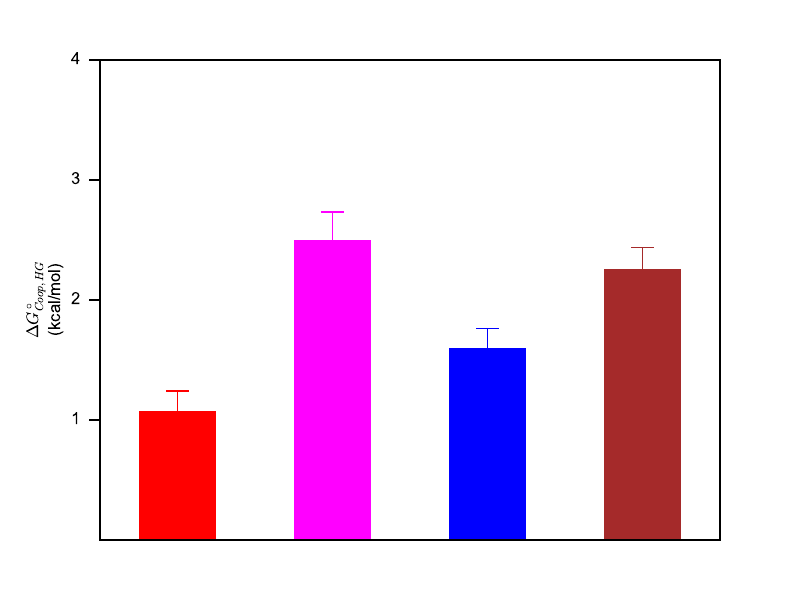

The Python source for this figure:
# Plot delta-melt correlation for Hoogsteen cooperativity
import numpy as np
import matplotlib.pyplot as plt
import matplotlib as mpl
from uncertainties import ufloat
from uncertainties import unumpy
import pandas as pd

def compute_deldelG(wt_filename, mt_filename, label, add_status):
    ''' Compute deldelG at temperature t '''
    global uv_values, uv_error
    wt_data = pd.read_csv(wt_filename)
    mt_data = pd.read_csv(mt_filename)
    wt_delg = ufloat(wt_data[label].iloc[-2], wt_data[label].iloc[-1])
    mt_delg = ufloat(mt_data[label].iloc[-2], mt_data[label].iloc[-1])
    deldelg = mt_delg - wt_delg
    return deldelg

linew = 1
cpsize = 8
fs = 12

mpl.rcParams['font.family'] = 'sans-serif'
mpl.rcParams['font.sans-serif'] = ['Arial']
mpl.rcParams['axes.linewidth'] = 1.0

fig, ax = plt.subplots()

offset_athg = ufloat(0.33, 0.06)
offset_gchg = ufloat(-0.12, 0.07)

# Data
# a6dna m1a16m1g10 
a6dna_m1a16m1g10_ph5p4hs_double = compute_deldelG('a6dna_ph5.4nbhs/test.csv', 'a6dna_m1a16m1g10_ph5.4hsnb/test.csv', 'delG_25C', 0)
a6dna_m1a16m1g10_ph5p4hs_single1 = compute_deldelG('a6dna_ph5.4nbhs/test.csv', 'a6dna_m1g10_keck_ph5.4nbhs/test.csv', 'delG_25C', 0)
a6dna_m1a16m1g10_ph5p4hs_single2 = compute_deldelG('a6dna_ph5.4nbhs/test.csv', 'a6dna_m1a16_ph5.4hsnb/test.csv', 'delG_25C', 0)
a6dna_m1a16m1g10_ph5p4hs_coop = a6dna_m1a16m1g10_ph5p4hs_single1 + a6dna_m1a16m1g10_ph5p4hs_single2 - a6dna_m1a16m1g10_ph5p4hs_double
#print a6dna_m1a16m1g10_ph5p4hs_single1, a6dna_m1a16m1g10_ph5p4hs_single2, a6dna_m1a16m1g10_ph5p4hs_double
print "A6DNA m1A16-m1G10 coop = ", a6dna_m1a16m1g10_ph5p4hs_coop, ' kcal/mol'

# a2dna m1g6-m1g20
a2dna_m1g6m1g20_ph5p4ns_double = compute_deldelG('a2dna_ph5.4hsnb/test.csv', 'a2dna_m1g6m1g20_ph5.4hsnb/test.csv', 'delG_25C', 0)
a2dna_m1g6m1g20_ph5p4ns_single1 = compute_deldelG('a2dna_ph5.4hsnb/test.csv', 'a2dna_m1g6_ph5.4hsnb/test.csv', 'delG_25C', 0)
a2dna_m1g6m1g20_ph5p4ns_single2 = compute_deldelG('a2dna_ph5.4hsnb/test.csv', 'a2dna_m1g20_ph5.4hsnb/test.csv', 'delG_25C', 0)
a2dna_m1g6m1g20_ph5p4ns_coop = a2dna_m1g6m1g20_ph5p4ns_single1 + a2dna_m1g6m1g20_ph5p4ns_single2 - a2dna_m1g6m1g20_ph5p4ns_double
#print a2dna_m1g6m1g20_ph5p4ns_single1, a2dna_m1g6m1g20_ph5p4ns_single2, a2dna_m1g6m1g20_ph5p4ns_double
print "A2DNA m1G6-m1G20 coop = ", a2dna_m1g6m1g20_ph5p4ns_coop, ' kcal/mol'

# a2dna m1a16m1a17
a2dna_m1a16m1a17_ph6p8hs_double = compute_deldelG('a2dna_ph6.8hsnb/test.csv', 'a2dna_m1a16m1a17_pH6.8hsnb/test.csv', 'delG_25C', 0)
a2dna_m1a16m1a17_ph6p8hs_single1 = compute_deldelG('a2dna_ph6.8hsnb/test.csv', 'a2dna_m1a16_pH6.8hsnb/test.csv', 'delG_25C', 0)
a2dna_m1a16m1a17_ph6p8hs_single2 = compute_deldelG('a2dna_ph6.8hsnb/test.csv', 'a2dna_m1a17_ph6.8hsnb/test.csv', 'delG_25C', 0)
a2dna_m1a16m1a17_ph6p8hs_coop = a2dna_m1a16m1a17_ph6p8hs_single1 + a2dna_m1a16m1a17_ph6p8hs_single2 - a2dna_m1a16m1a17_ph6p8hs_double
#print a2dna_m1a16m1a17_ph6p8hs_single1, a2dna_m1a16m1a17_ph6p8hs_single2, a2dna_m1a16m1a17_ph6p8hs_double
print 'a2dna m1a16-m1a17 coop = ', a2dna_m1a16m1a17_ph6p8hs_coop, ' kcal/mol'

# a2dna m1a17, 7
a2dna_m1a7m1a17_ph6p8hs_double = compute_deldelG('a2dna_ph6.8hsnb/test.csv', 'a2dna_m1a7m1a17_ph6.8hsnb/test.csv', 'delG_25C', 0)
a2dna_m1a7m1a17_ph6p8hs_single1 = compute_deldelG('a2dna_ph6.8hsnb/test.csv', 'a2dna_m1a7_ph6.8hsnb/test.csv', 'delG_25C', 0)
a2dna_m1a7m1a17_ph6p8hs_single2 = compute_deldelG('a2dna_ph6.8hsnb/test.csv', 'a2dna_m1a17_ph6.8hsnb/test.csv', 'delG_25C', 0)
a2dna_m1a7m1a17_ph6p8hs_coop = a2dna_m1a7m1a17_ph6p8hs_single1 + a2dna_m1a7m1a17_ph6p8hs_single2 - a2dna_m1a7m1a17_ph6p8hs_double
#print a2dna_m1a7m1a17_ph6p8hs_single1, a2dna_m1a7m1a17_ph6p8hs_single2, a2dna_m1a7m1a17_ph6p8hs_double
print 'a2dna m1a7, 17 coop = ', a2dna_m1a7m1a17_ph6p8hs_coop, ' kcal/mol'

uv_values = np.array([a6dna_m1a16m1g10_ph5p4hs_coop, a2dna_m1g6m1g20_ph5p4ns_coop, a2dna_m1a16m1a17_ph6p8hs_coop, a2dna_m1a7m1a17_ph6p8hs_coop])

bar_width = 1.0
sample_spacing = 2.0
plt.tick_params(axis='x', top=False, length=12.0, width=1, direction='out', pad=5)
plt.tick_params(axis='y', right=False, length=8.0, width=1, direction='out', pad=10)

ax.bar([0], unumpy.nominal_values(uv_values)[0], yerr=unumpy.std_devs(uv_values)[0], color='r', width=bar_width, align='center', edgecolor='r', linewidth=0, ecolor='r', error_kw=dict(lw=linew, capsize=cpsize, capthick=linew))
ax.bar(sample_spacing, unumpy.nominal_values(uv_values)[1], yerr=unumpy.std_devs(uv_values)[1], color='magenta', width=bar_width, align='center', edgecolor='magenta', linewidth=0, ecolor='magenta', error_kw=dict(lw=linew, capsize=cpsize, capthick=linew))
ax.bar(sample_spacing*2, unumpy.nominal_values(uv_values)[2], yerr=unumpy.std_devs(uv_values)[2], color='blue', width=bar_width, align='center', edgecolor='blue', linewidth=0, ecolor='blue', error_kw=dict(lw=linew, capsize=cpsize, capthick=linew))
ax.bar(sample_spacing*3, unumpy.nominal_values(uv_values)[3], yerr=unumpy.std_devs(uv_values)[3], color='brown', width=bar_width, align='center', edgecolor='brown', linewidth=0, ecolor='brown', error_kw=dict(lw=linew, capsize=cpsize, capthick=linew))

#ax.set_xticks((np.array(range(len(uv_values)))*sample_spacing))
#ax.set_xticklabels([str(ele+1) for ele in range(len(uv_values))], fontsize=fs)
ax.set_xticks([])
plt.xlim([-1.0, 7.0])
#plt.legend(fontsize=fs)
plt.ylim([0., 4.])
ax.set_yticks([1., 2., 3., 4.])
ax.set_yticklabels([str(int(ele)) for ele in [1., 2., 3., 4.]], fontsize=fs)
plt.ylabel('$\Delta G^{\circ}_{Coop,HG}$' + '\n(kcal/mol)', fontsize=fs)
plt.savefig('fig8b.pdf')
##plt.show()
